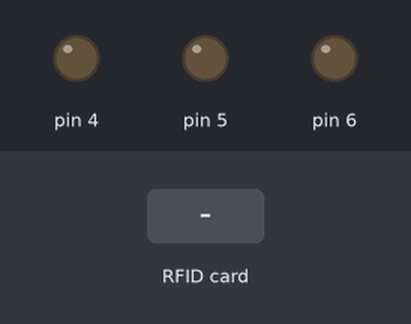
This sketch was run on a simulated Arduino Uno, built with avr-gcc and run on an emulated ATmega328P. On the bench: output pins drawn as LEDs (lit = HIGH). The test bench sets the inputs (shaded band). EEPROM starts erased; pins used as bus, display or sensor lines are not drawn; what the sketch prints to the serial monitor is not drawn.

Above: at 1.2 s.
1.3 s: RFID card 59 94 C1 8E held to the reader
At 1.9 s:
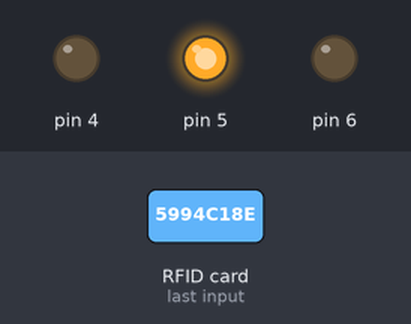
4.3 s: RFID card 5B 63 43 0A held to the reader
At 5.5 s:
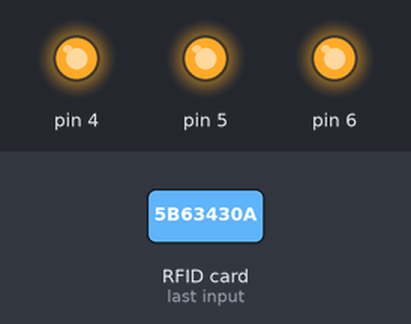
Timing chart, 0 to 7.8 s (numbered marks = the images above; inputs shaded):
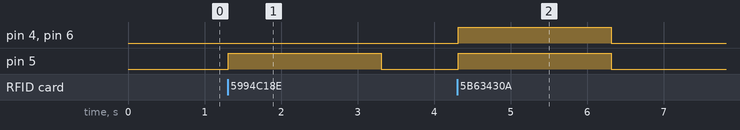

The sketch:

rfid2.ino
```cpp
#include <SPI.h>
#include <MFRC522.h>
#include <EEPROM.h>
#define SS_PIN 10
#define RST_PIN 9
MFRC522 rfid(SS_PIN, RST_PIN); //实例化类
// 初始化数组用于存储读取到的NUID
byte nuidPICC[4];
//主卡ID数组
byte masterCardID[4]={0x59,0x94,0xC1,0x8E};
byte deleteCardID[4]={0x5B,0x63,0x43,0x0A};
//蓝卡ID结构体
struct CardStruct {
  byte nuidPICC[4];
};
int index = 1; //当前蓝卡索引值
const int number = 4;//蓝卡数量
int startAddress = 0; //EERPOM 开始地址
struct CardStruct card[number+1];
bool flag = false; //是否刷了白卡
bool deleteFlag = false; //是否刷了删除卡

void setup() {
  pinMode(6, OUTPUT);
  pinMode(5, OUTPUT);
  pinMode(4, OUTPUT);
  Serial.begin(9600);
  SPI.begin(); // 初始化SPI总线
  rfid.PCD_Init(); // 初始化 MFRC522
  readEEPROM(); //读取存储的蓝卡值
}

void loop() {
  if ( ! rfid.PICC_IsNewCardPresent())
    return;
  // 验证NUID是否可读
  if ( ! rfid.PICC_ReadCardSerial())
    return;
  MFRC522::PICC_Type piccType = rfid.PICC_GetType(rfid.uid.sak);
  // 检查是否MIFARE卡类型
  if (piccType != MFRC522::PICC_TYPE_MIFARE_MINI &&
      piccType != MFRC522::PICC_TYPE_MIFARE_1K &&
      piccType != MFRC522::PICC_TYPE_MIFARE_4K) {
    Serial.println("不支持读取此卡类型");
    return;
  }
  // 将NUID保存到nuidPICC数组
  for (byte i = 0; i < 4; i++) {
    nuidPICC[i] = rfid.uid.uidByte[i];
  }
  if(isMaster(nuidPICC)==true) {
    if(flag==true) {
      Serial.println("白卡已刷，关闭蓝卡写入");
      flag = false;
    } else {
      Serial.println("白卡已刷，开启蓝卡写入");
      flag = true;
    }
  } else if(isDelete(nuidPICC)==true) {
     index=1;
     for (int i = 0 ; i < EEPROM.length() ; i++) {
       EEPROM.write(i, 0);
     }
     for(int i = 1;i <= number; i++) {
       card[i].nuidPICC[0]=0x00;
       card[i].nuidPICC[1]=0x00;
       card[i].nuidPICC[2]=0x00;
       card[i].nuidPICC[3]=0x00;
     }

  } else {
    if(flag==true) {
      if(index<=number) {
        card[index].nuidPICC[0]=nuidPICC[0];
        card[index].nuidPICC[1]=nuidPICC[1];
        card[index].nuidPICC[2]=nuidPICC[2];
        card[index].nuidPICC[3]=nuidPICC[3];
        EEPROM.put(startAddress+(number-1)*sizeof(CardStruct),card[index]);
        Serial.println("存储位"+String(index)+"蓝卡写入，写入值");
        Serial.print("十六进制UID：");
        printHex(rfid.uid.uidByte, rfid.uid.size);
        Serial.println();
        Serial.print("十进制UID：");
        printDec(rfid.uid.uidByte, rfid.uid.size);
        Serial.println();
      }  else {
        Serial.println("EEPROM可用存储耗尽，无法再写入");
        Serial.println("请刷删除卡之后清除数据");
        //index = 1;
      }
       index++;
       delay(2000);
    } else {
      if(isSaveCard(nuidPICC)==-1){
         Serial.println("请刷白卡以便再次开启蓝卡写入");
      }
    }
  }
   // 使放置在读卡区的IC卡进入休眠状态，不再重复读卡
  rfid.PICC_HaltA();
   // 停止读卡模块编码
  rfid.PCD_StopCrypto1();
}

void printHex(byte *buffer, byte bufferSize) {
  for (byte i = 0; i < bufferSize; i++) {
    Serial.print(buffer[i] < 0x10 ? " 0" : "");
    Serial.print(buffer[i], HEX);
  }
}
void printDec(byte *buffer, byte bufferSize) {
  for (byte i = 0; i < bufferSize; i++) {
    Serial.print(buffer[i] < 0x10 ? " 0" : "");
    Serial.print(buffer[i], DEC);
  }
}

void readEEPROM()
{
  for(int i=1;i<=number;i++){
      EEPROM.get(startAddress+(i-1)*sizeof(CardStruct),card[i]);
  }
}

int isSaveCard(byte *cradID){
  bool flag=false;
  for(int i=1;i<=number;i++) {
     if(cradID[0]==card[i].nuidPICC[0]&&
      cradID[1]==card[i].nuidPICC[1]&&
      cradID[2]==card[i].nuidPICC[2]&&
      cradID[3]==card[i].nuidPICC[3]
      ){
        Serial.println("此卡为第 "+String(index)+" 蓝卡，蓝灯亮");
        digitalWrite(6,HIGH);
        delay(2000);
        digitalWrite(6,LOW);
        delay(300);
        flag=true;
        return i;
      }
  }
  if(flag==false) {
    Serial.println("此卡为未知卡，白灯亮");
    digitalWrite(4,HIGH);
    delay(2000);
    digitalWrite(4,LOW);
    return -1;
  }//白灯
}


bool isDelete(byte *cardID) {
  if(cardID[0]==deleteCardID[0]&&
  cardID[1]==deleteCardID[1]&&
  cardID[2]==deleteCardID[2]&&
  cardID[3]==deleteCardID[3]
  ){
    Serial.println("此卡为删除卡，删除所有数据！");
    digitalWrite(4,HIGH);
    digitalWrite(5,HIGH);
    digitalWrite(6,HIGH);
    delay(2000);
    digitalWrite(4,LOW);
    digitalWrite(5,LOW);
    digitalWrite(6,LOW);
    delay(300);
    return true;
  } else {
    return false;
  }
}

bool isMaster(byte *cradID){
  if(cradID[0]==masterCardID[0]&&
  cradID[1]==masterCardID[1]&&
  cradID[2]==masterCardID[2]&&
  cradID[3]==masterCardID[3]
  ){
    //Serial.println("此卡为白卡，红灯亮");
    digitalWrite(5,HIGH);
    delay(2000);
    digitalWrite(5,LOW);
    delay(300);
    return true;
  } else {
    return false;
  }
}
```

Measured:
- after the input at 1.3 s, pin 5: LOW → HIGH at once, → LOW 2.0 s later
- after the input at 4.3 s, pin 4–6: LOW → HIGH at once, → LOW 2.0 s later
